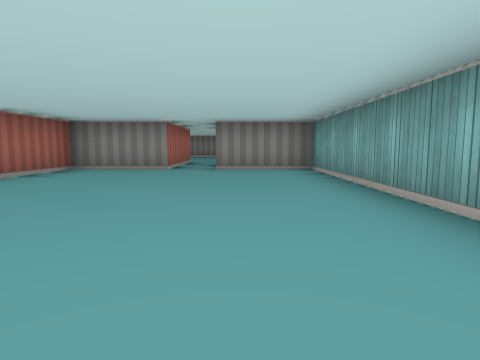
[1] (above)

17 first-person views from a walk through a cub3D maze. The camera is about half as high as the walls, tilts 6° down and sees 75° across. The floor is counted in squares. Each view is taken from the middle of a square. On the plan, view 1 faces up. The plan holds only what a view shows up to about 9 squares ahead; the rest is blank.

[2]
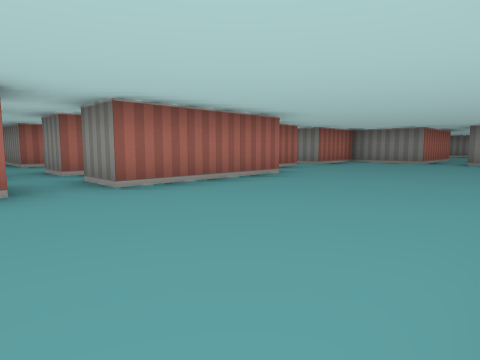

[3]
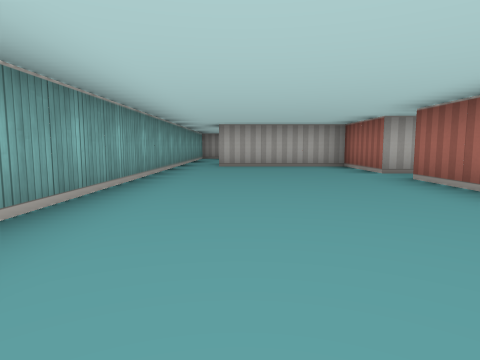

[4]
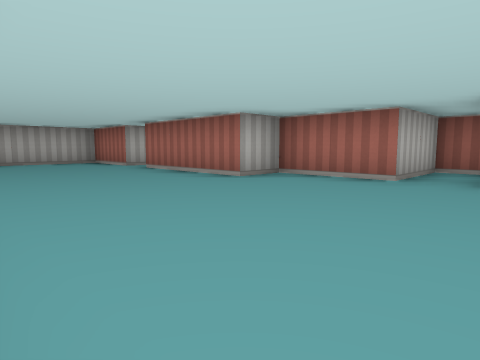

[5]
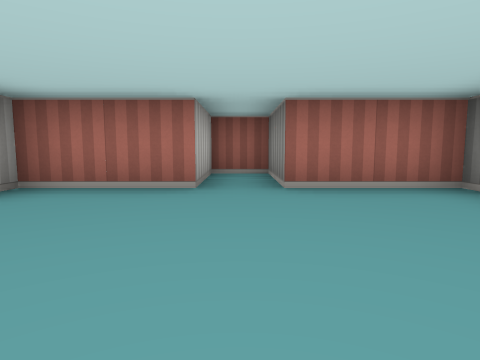

[6]
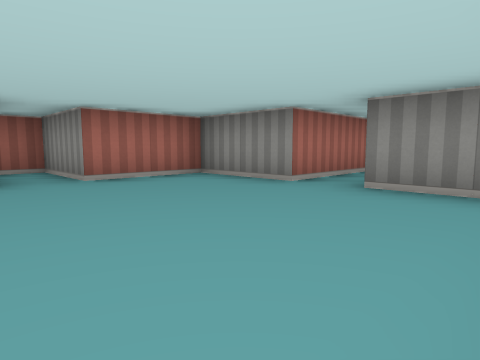

[7]
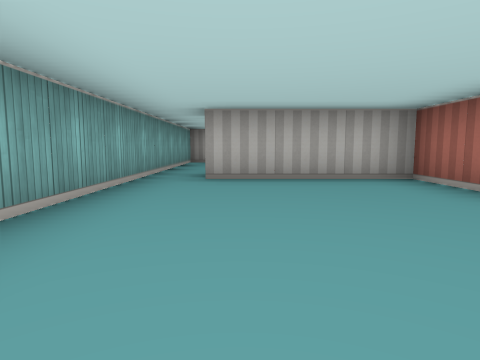

[8]
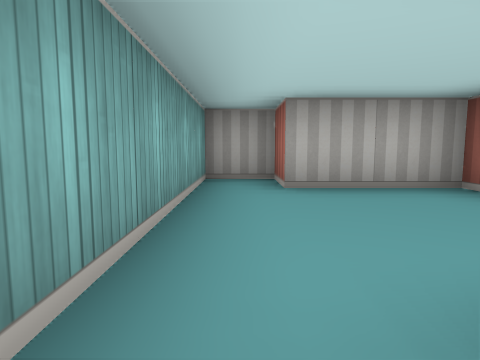

[9]
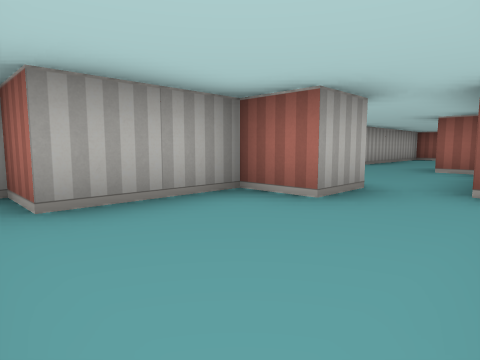

[10]
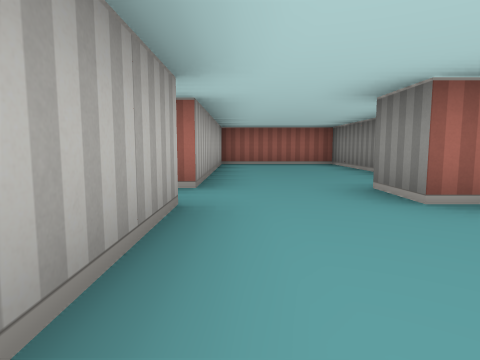

[11]
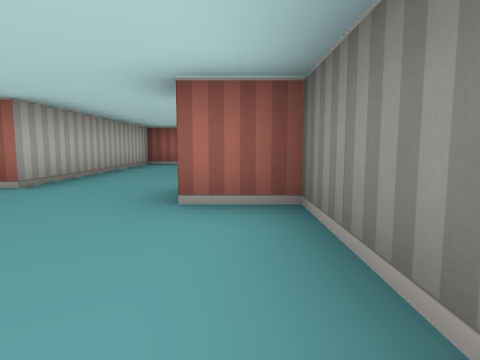

[12]
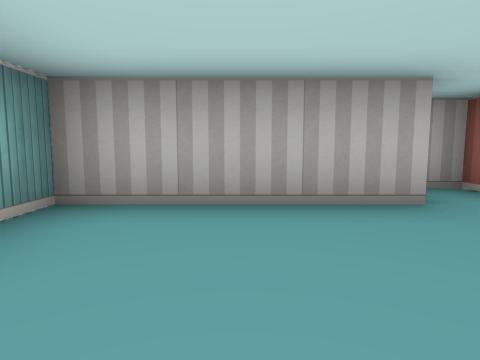

[13]
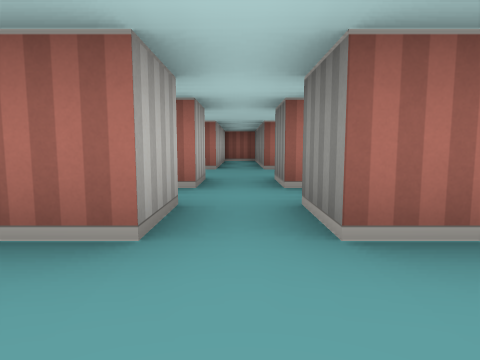

[14]
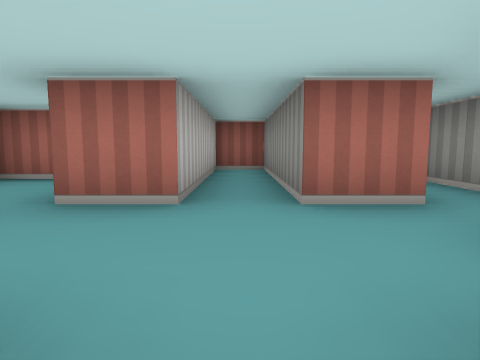

[15]
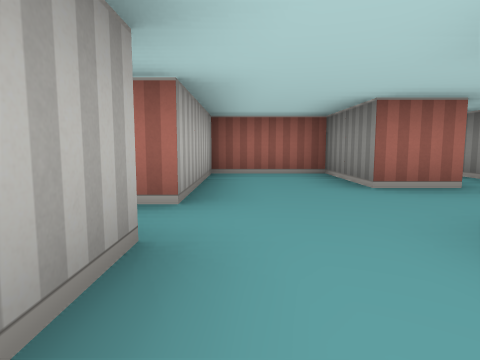

[16]
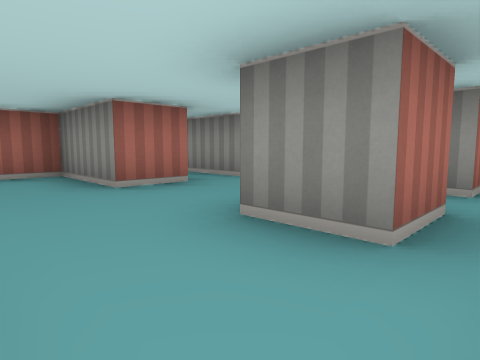

[17]
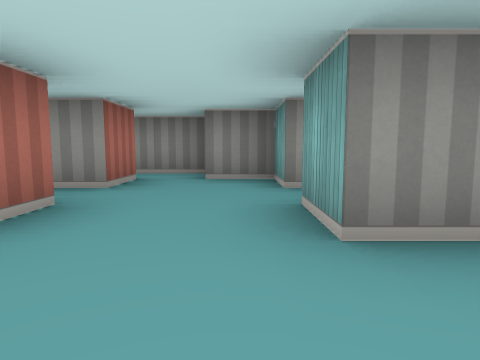

### Floor plan
Points are (right, up) in squares from view 1. A wall is a line through its corners. A room is listed if a view was taken in it or the views show most of it. See-through windows are left out.
Room 1 (views 1, 2, 3, 4, 5, 6, 7, 13)
walls: (-3.5, -2.5) (-2.5, -2.5) (-2.5, -4.5) (0.5, -4.5); (-1.5, 6.5) (-3.5, 6.5) (-3.5, 4.5) (-5.5, 4.5) (-5.5, 3.5) (-3.5, 3.5) (-3.5, 1.5) (-2.5, 1.5) (-2.5, -1.5) (-3.5, -1.5); (1.5, -4.5) (1.5, 6.5) (-0.5, 6.5)
ways out: opening at (1, -5) to room 2; opening at (-3, -2) to room 4; opening at (-1, 7)
Room 2 (views 8, 9, 11)
walls: (-2.6, -7.5) (-1.5, -7.5) (-1.5, -8.5) (0.5, -8.5) (0.5, -9.5) (1.5, -9.5) (1.5, -4.5)
ways out: opening at (1, -5) to room 1; opening at (-3, -7) to room 3
Room 3 (views 10, 12)
walls: (-5.6, -9.5) (-2.5, -9.5) (-2.5, -8.9); (-8.8, -6.5) (-11.5, -6.5) (-11.5, -9.5) (-6.5, -9.5) (-6.5, -10.5) (-6, -10.5); (-3.5, -6.5) (-5.5, -6.5) (-5.5, -7.5) (-6.5, -7.5)
ways out: opening at (-3, -7) to room 2
Room 4 (views 14, 15, 16, 17)
walls: (-5.5, -3.5) (-5.5, -2.5) (-4.5, -2.5) (-4.5, -3.5) (-5.5, -3.5); (-4.4, -1.5) (-5.5, -1.5) (-5.5, -0.5) (-6.5, -0.5); (-5.5, -5.5) (-4.5, -5.5); (-7.5, -0.4) (-7.5, -1.5) (-11.5, -1.5) (-11.5, -2.5) (-7.5, -2.5) (-7.5, -3.5) (-9.5, -3.5) (-9.5, -5.5) (-6.5, -5.5)
ways out: opening at (-3, -2) to room 1; opening at (-7, -1)

Positions as (right, up) in squares from view 1, and headings:
1: (0, 0), facing up
2: (1, -3), facing up-left
3: (0, 3), facing down
4: (1, 5), facing down-left
5: (0, 4), facing left
6: (1, 3), facing up-left
7: (0, 0), facing down
8: (1, -5), facing down
9: (1, -6), facing down-left
10: (-3, -9), facing left
11: (-3, -7), facing left
12: (-4, -7), facing down
13: (-1, -2), facing left
14: (-5, -2), facing left
15: (-4, -5), facing left
16: (-4, -5), facing up-left
17: (-6, -5), facing up
